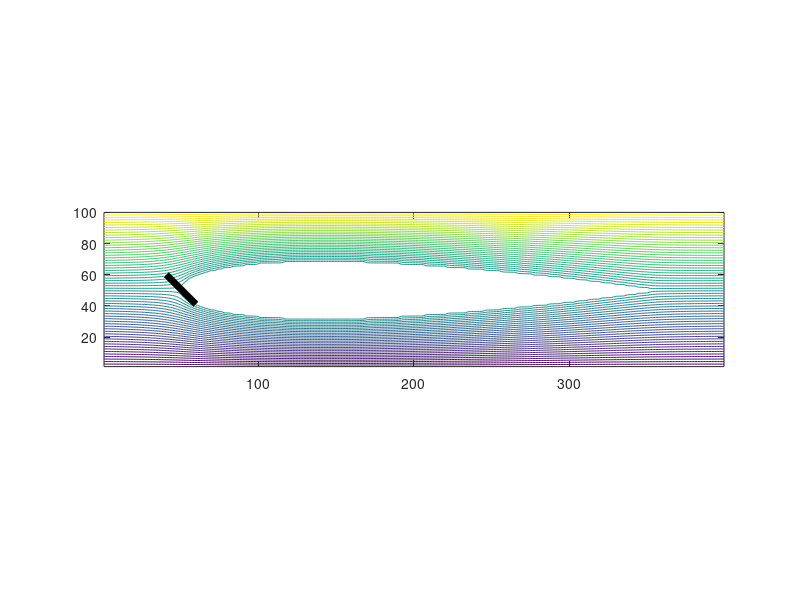

Write MATLAB code to recreate this figure.
clear; close all; clc;
output = csvread('output.txt');
output(:, length(output)) = [];
contour(flipud(output), 60);

%% flat plate
hold on
plot([41 60], [60 41], '-k', 'LineWidth', 5);

%% plotting the line
c = 10; dx = 0.01;
t = 0.12;

x = 0:dx:c;

y = 5.*t.*c.*( (0.2969.*sqrt(x./c)) + (-0.1260.*(x./c)) + (-0.3516.*(x./c).*(x./c)) + (0.2843.*(x./c).*(x./c).*(x./c)) + (-0.1015.*(x./c).*(x./c).*(x./c).*(x./c)) );
plot(x, y, x, -y);
axis square
axis equal